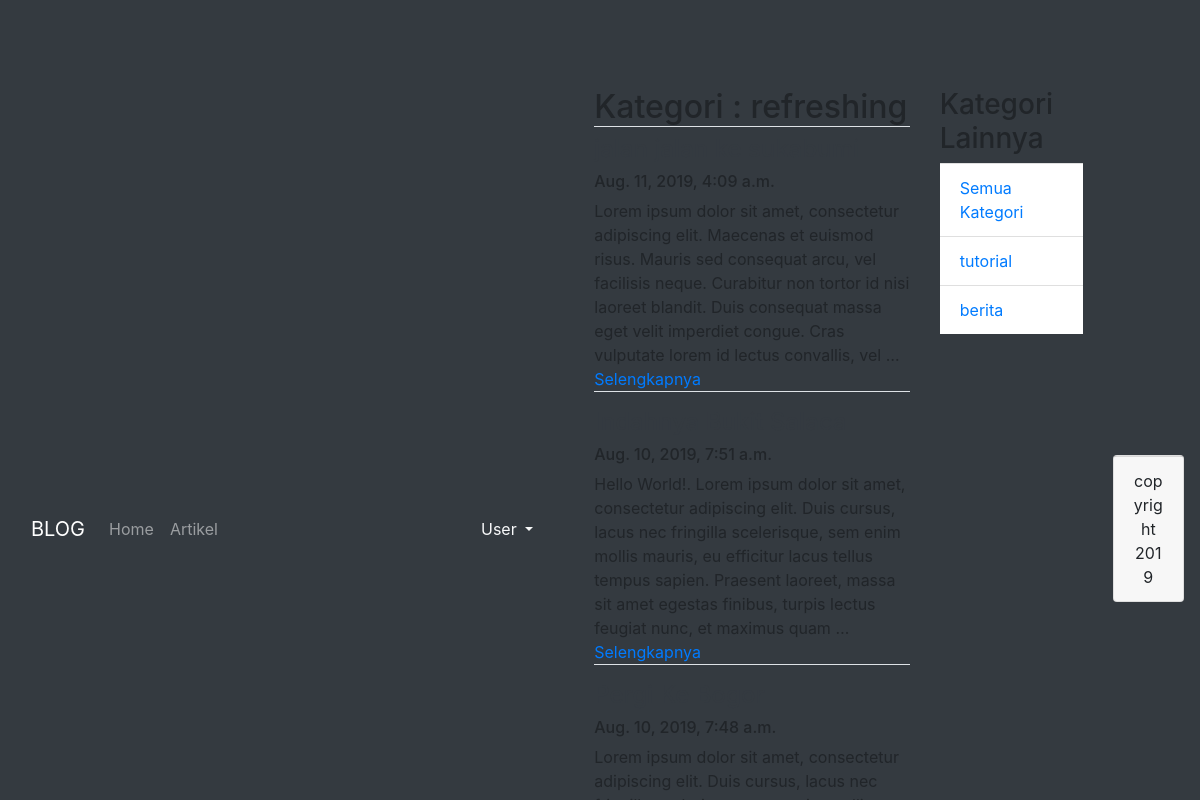
The app's page /artikel/kategori/refreshing/1 with its own data.
### artikel/models.py (models this page shows, shortened)
class Artikel(models.Model):
	judul = models.CharField(max_length=255)
	isi = models.TextField()
	kategori = models.CharField(max_length=255)
	published = models.DateTimeField(auto_now_add=True)
	updated = models.DateTimeField(auto_now=True)
	slug = models.SlugField(blank=True, editable=False)

### artikel/views.py (the view)
# urls.py: url(r'^kategori/(?P<kategori>[\w]+)/(?P<page>\d+)$', ArtikelKategoriListView.as_view(), name='kategori'),
class ArtikelKategoriListView(ListView):
	model = Artikel
	template_name = "artikel/artikel_kategori_list.html"
	context_object_name = 'artikel_list'
	ordering = ['-published']
	paginate_by = 3
	def get_queryset(self):
		self.queryset = self.model.objects.filter(kategori=self.kwargs['kategori'])
		return super().get_queryset()
	def get_context_data(self,*args,**kwargs):
		kategori_list = self.model.objects.values_list('kategori', flat='true').distinct().exclude(kategori=self.kwargs['kategori'])
		self.kwargs.update({'kategori_list':kategori_list})
		kwargs = self.kwargs
		return super().get_context_data(*args,**kwargs)

### artikel/templates/artikel/artikel_kategori_list.html (shortened to what this page needs)
{% extends "base.html" %}
{% block contents %}
<div class="row">
	<div class="col-md-8">
		<h2 class="border-bottom">Kategori : {{kategori}}</h2>
		{% for artikel in artikel_list %}
			<h4>
				<a class="text-dark" href="{% url 'artikel:detail' artikel.slug %}">{{artikel.judul}}</a>
			</h4>
			<h6>{{artikel.published}}</h6>
			<p class="border-bottom">{{artikel.isi|truncatewords:40}} <a href="{% url 'artikel:detail' artikel.slug %}">Selengkapnya</a></p>
		{% endfor %}
	</div>
	<div class="col-sm">
		<h3>Kategori Lainnya</h3>
		<ul class="list-group list-group-flush">
			<li class="list-group-item">
		  	<a href="{% url 'artikel:list' 1 %}">Semua Kategori</a>
		  </li>
			{% for kategori in kategori_list %}
			  <li class="list-group-item">
			  	<a href="{% url 'artikel:kategori' kategori 1 %}">{{kategori}}</a>
			  </li>
			{% endfor %}
		</ul>
	</div>
</div>
{% endblock contents %}

### records on screen
Artikel: published "Aug. 11, 2019, 4:09 a.m.", isi "Lorem ipsum dolor sit amet, consectetur adipiscing elit. Maecenas et euismod risus. Mauris sed consequat arcu, vel facilisis neque. Curabitur non tortor id nisi laoreet blandit. Duis consequat massa eget velit imperdiet congue. Cras vulputate lorem id lectus convallis, vel …"
Artikel: published "Aug. 10, 2019, 7:51 a.m.", isi "Hello World!. Lorem ipsum dolor sit amet, consectetur adipiscing elit. Duis cursus, lacus nec fringilla scelerisque, sem enim mollis mauris, eu efficitur lacus tellus tempus sapien. Praesent laoreet, massa sit amet egestas finibus, turpis lectus feugiat nunc, et maximus quam …"
Artikel: published "Aug. 10, 2019, 7:48 a.m.", isi "Lorem ipsum dolor sit amet, consectetur adipiscing elit. Duis cursus, lacus nec…"

### other values on screen
{{ kategori }} "tutorial" "berita"
